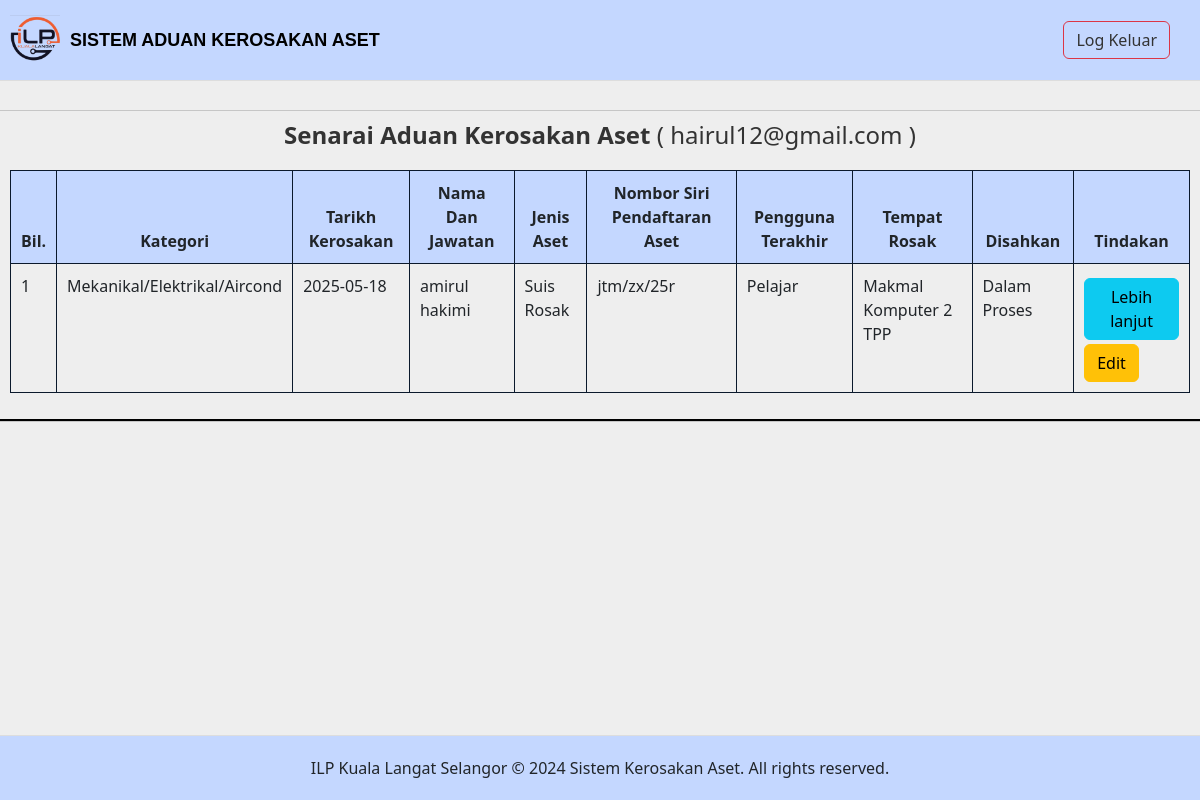
/bppa.php (signed in), run on the app's committed database.
### tables this page shows
CREATE TABLE IF NOT EXISTS `tbl_daftar` (
  `no_id` int NOT NULL AUTO_INCREMENT,
  `id_pegawai` varchar(255) NOT NULL,
  `ic` varchar(255) NOT NULL,
  `password` varchar(255) NOT NULL,
  `nama` varchar(255) NOT NULL,
  `emel` varchar(255) NOT NULL,
  `notel` varchar(12) NOT NULL,
  `role` varchar(144) NOT NULL,
  PRIMARY KEY (`no_id`),
  UNIQUE KEY `ic` (`ic`)
);

CREATE TABLE IF NOT EXISTS `tbl_semakan` (
  `no_id` int NOT NULL AUTO_INCREMENT,
  `role` varchar(50) NOT NULL,
  `jenis_aset` varchar(255) NOT NULL,
  `no_siri` varchar(50) NOT NULL,
  `tempat_rosak` varchar(255) NOT NULL,
  `userterakhir` varchar(255) NOT NULL,
  `ulasan` varchar(500) NOT NULL,
  `nama` varchar(255) NOT NULL,
  `emel` varchar(255) NOT NULL,
  `tarikh_rosak` date NOT NULL,
  `lulus_jabatan` varchar(255) NOT NULL DEFAULT 'Dalam Proses',
  `tarikh` timestamp NOT NULL DEFAULT CURRENT_TIMESTAMP,
  PRIMARY KEY (`no_id`) USING BTREE
);

### bppa.php (the view, shortened to what this page needs)
<?php session_start();
include('db.php');
$sql = "SELECT * FROM tbl_daftar WHERE `ic`='".$_SESSION['ic']."'";
$akaun = mysqli_query($conn, $sql);
$row_akaun = mysqli_fetch_assoc($akaun) ;
?>
<!DOCTYPE html>
    <html lang="en">
    <head>
        <link rel="stylesheet" href="https://cdn.jsdelivr.net/npm/bootstrap@5.2.2/dist/css/bootstrap.min.css">
    </head>
    <body>
        <div class="navbar">
            <a class="navbar-brand" href="#">
                <img src="img/305199717_985453492342369_1200662185772088661_n.png" height="50" alt="Sistem Aduan Kerosakan Aset" />
                <h4><b>SISTEM ADUAN KEROSAKAN ASET</b></h4>
            </a>
            <ul>
                <li><a href="index.php" class="btn btn-outline-danger">Log Keluar</a></li>
            </ul>
        </div>
        <section class="vh-100">
            <div class="container-md">
                <h2><b>Senarai Aduan Kerosakan Aset </b>( <?php echo $row_akaun['emel'] ?> )</h2>
                <div class="table-responsive-sm">
                    <table class="table">
                        <thead>
                            <tr>
                                <th>Bil.</th>
                                <th>Kategori</th>
                                <th>Tarikh Kerosakan</th>
                                <th>Nama Dan Jawatan</th>
                                <th>Jenis Aset</th>
                                <th>Nombor Siri Pendaftaran Aset</th>
                                <th>Pengguna Terakhir</th>
                                <th>Tempat Rosak</th>
                                <th>Disahkan</th>
                                <th>Tindakan</th>
                            </tr>
                        </thead>
                        <tbody>
                        <?php
                        include('db.php');
                        $sql = "SELECT * FROM tbl_semakan WHERE role='".$row_akaun['role']."'";
                        $result = mysqli_query($conn, $sql);
                        if ($result->num_rows > 0) {
                            $count = 1;
                            while ($data = $result->fetch_assoc()) {
                        ?>
                        <tr>
                            <td><?php echo $count++; ?></td>
                            <td><?php echo htmlspecialchars($data['role']); ?></td>
                            <td><?php echo htmlspecialchars($data['tarikh_rosak']); ?></td>
                            <td><?php echo htmlspecialchars($data['nama']); ?></td>
                            <td><?php echo htmlspecialchars($data['jenis_aset']); ?></td>
                            <td><?php echo htmlspecialchars($data['no_siri']); ?></td>
                            <td><?php echo htmlspecialchars($data['userterakhir']); ?></td>
                            <td><?php echo htmlspecialchars($data['tempat_rosak']); ?></td>
                            <td><?php echo htmlspecialchars($data['lulus_jabatan']); ?></td>
                            <td>
                                <a href="view_staff.php?no_id=<?php echo $data['no_id'];?>" class="btn btn-info my-1">Lebih lanjut</a>
                                <a href="edit_bppa.php?no_id=<?php echo $data['no_id'];?>" class="btn btn-warning">Edit</a>
                            </td>
                        </tr>
                        <?php
                            }
                        }
                        ?>
                        </tbody>
                    </table>
                    </div>
                </div>
        </section>
        <div class="footer">
            ILP Kuala Langat Selangor &copy; 2024 Sistem Kerosakan Aset. All rights reserved.
        </div>
    </body>
    </html>

### bppa.php (style rules this page uses)
body { background: #EEEEEE; min-height: 100vh; margin: 0; display: flex; flex-direction: column; }
h4 { color: black; margin-top: 10px; text-align: center; font-size: 18px; font-family: 'Arial'; }
h2 { text-align: center; margin-bottom: 20px; font-size: 24px; color: #333; }
.navbar { background-color: #C4D7FF; padding: 10px; display: flex; justify-content: space-between; align-items: center; border-bottom: 1px solid #ddd; }
.navbar-brand { display: flex; align-items: center; text-decoration: none; color: #333; }
.navbar-brand img { margin-right: 10px; }
.navbar ul { list-style-type: none; padding: 0; margin: 0; display: flex; }
.navbar ul li { margin-right: 20px; }
.navbar ul li a { text-decoration: none; color: #333; }
section.vh-100 { flex: 1; }
.container-md { max-width: 1400px; margin: 30px auto; background-color: #EEEEEE; padding: 10px; box-shadow: 1px 1px 1px 1px black; }
.table thead th { background-color: #C4D7FF; border: 1px solid #0B192C; padding: 10px; text-align: center; }
.table tbody td { background-color: #EEEEEE; border: 1px solid #0B192C; padding: 10px; }
.footer { background-color: #C4D7FF; padding: 20px; text-align: center; border-top: 1px solid #ddd; margin-top: auto; }

### data on the page
tbl_daftar: emel "hairul12@gmail.com"
tbl_semakan: role "Mekanikal/Elektrikal/Aircond", tarikh_rosak "2025-05-18", nama "amirul hakimi", jenis_aset "Suis Rosak", no_siri "jtm/zx/25r", userterakhir "Pelajar", tempat_rosak "Makmal Komputer 2 TPP", lulus_jabatan "Dalam Proses"
